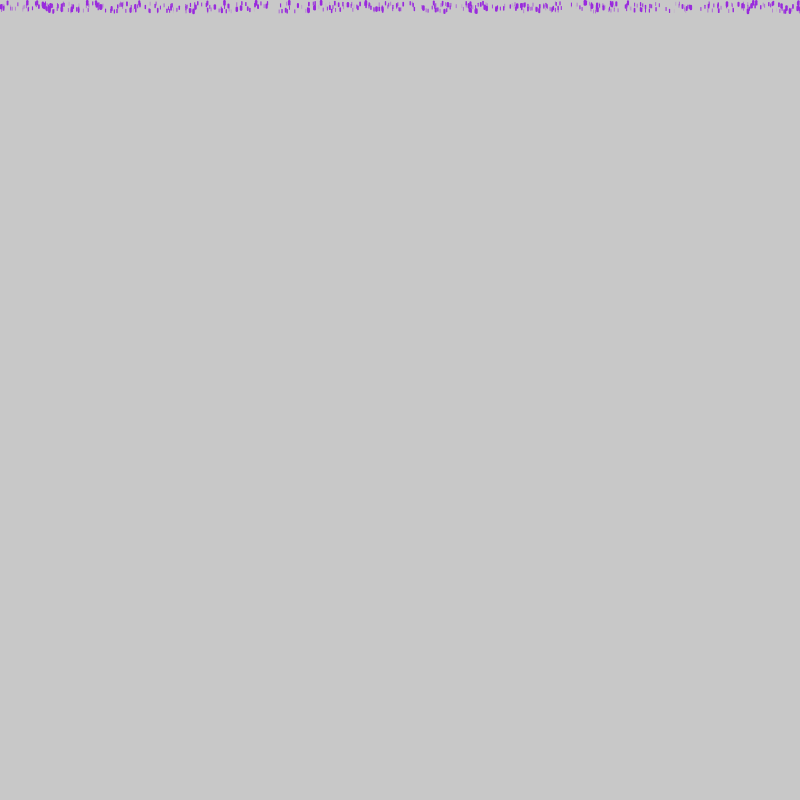
Frame 1 (no input)
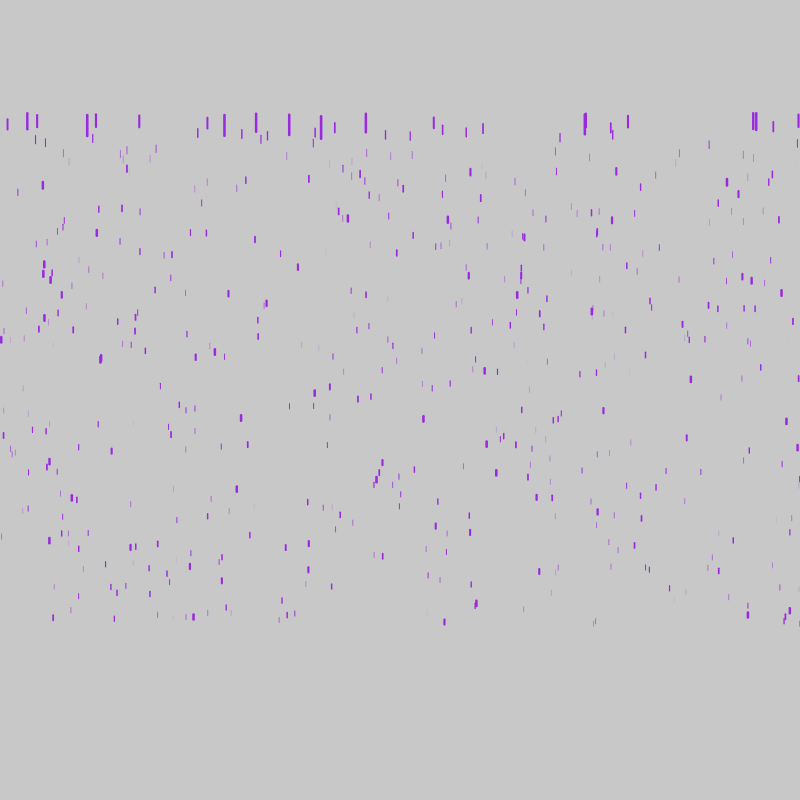
Frame 60 (no input)
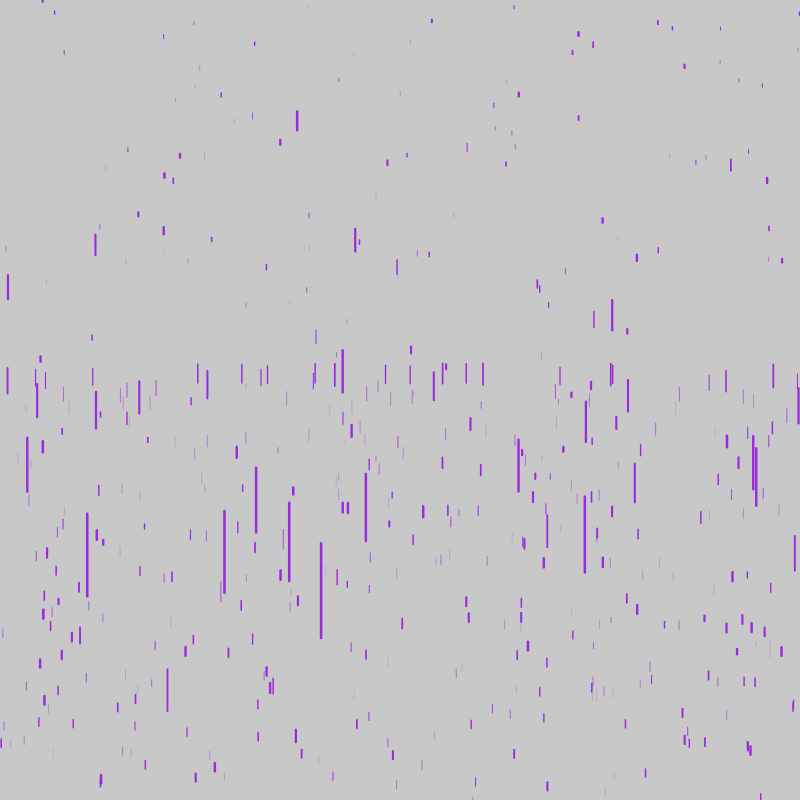
Frame 120 (the mouse pressed at the canvas centre since frame 60)

The p5.js sketch that drew these frames (run headless with seeded random() and noise() and a simulated clock; from frame 60 on, the mouse is pressed at the canvas centre):

// p5.js sketch
// ── sketch.js
var drops = []

function setup() {
    createCanvas(800, 800);
    
    for(var i = 0; i < 500; i++) {
        drops[i] = new Drop();
    }
}

function draw() {
    background(200);
    
    for(var i = 0; i < drops.length; i++) {
        drops[i].update();
        drops[i].show();
        
    }
}
// ── Drop.js
function Drop() {
    this.x = random(width);
    this.y = 0;
    this.z = random(0.2, 10);
    this.yspeed = map(this.z, 0, 10, 1, 10);
    this.a = 0.01;
    this.len = 1;
    this.wei = 1;
    
    
    this.update = function() {
        this.y = this.y + this.yspeed;
        this.yspeed = this.yspeed + this.a;
        
        this.a = map(this.y/this.z, 0, height, 0.01, 0.1);
        this.len = map(this.y/this.z, 0, height, 3, 30);
        this.wei = map(this.z, 0, 1, 3, 1);

        
        if (this.y >= height) {
            this.yspeed = map(this.z, 0, 5, 1, 10);
            this.y = random(-200, -100);
            this.x = random(width);
            this.z = random(0.2, 10);
        }
    }
    
    this.show = function() {
        strokeWeight(this.wei);
        stroke(153, 42, 221);
        line(this.x, this.y, this.x, this.y + this.len);
    }
}
